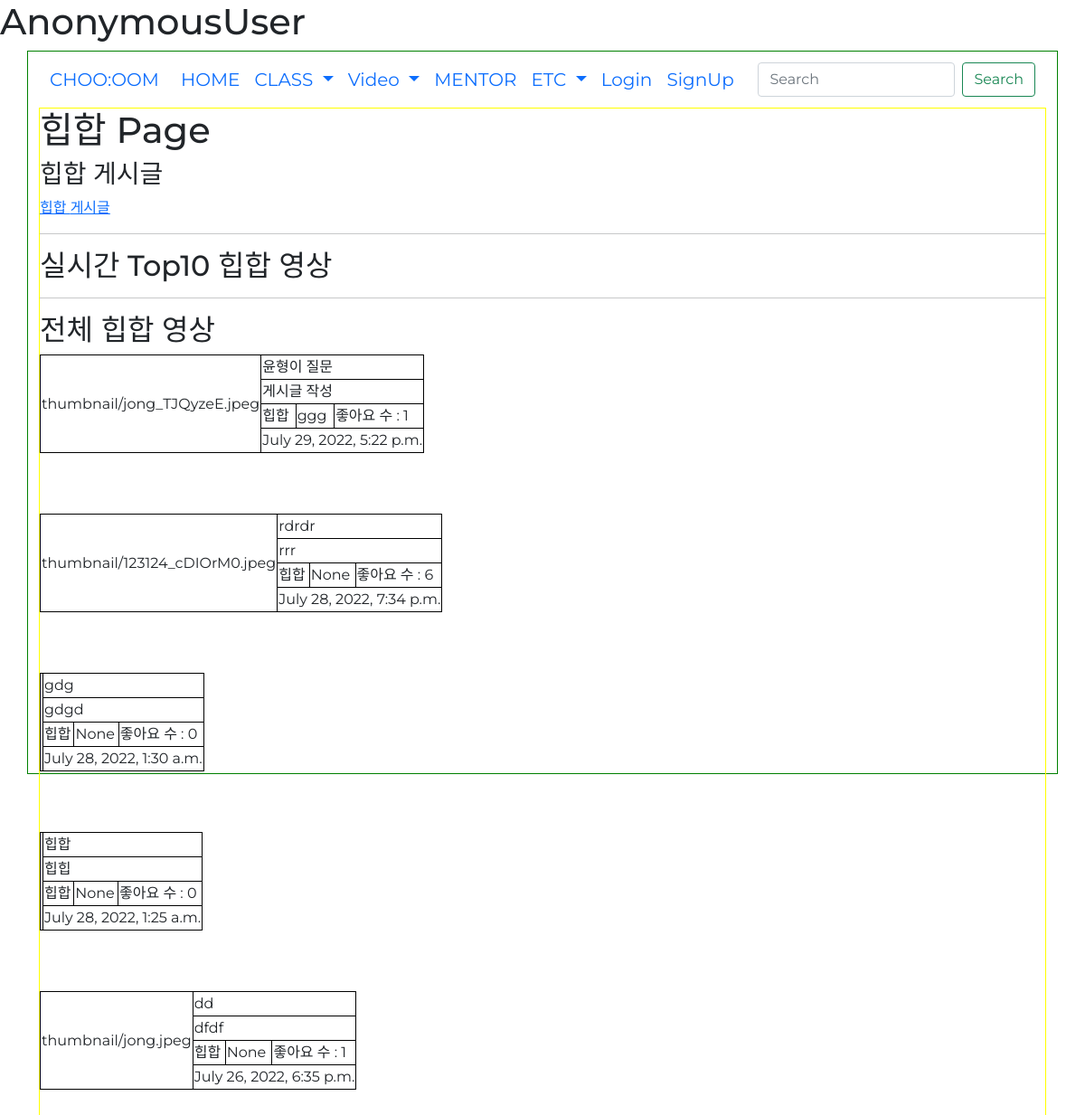
Page /genre?genre_id=1 on the earlier database version.
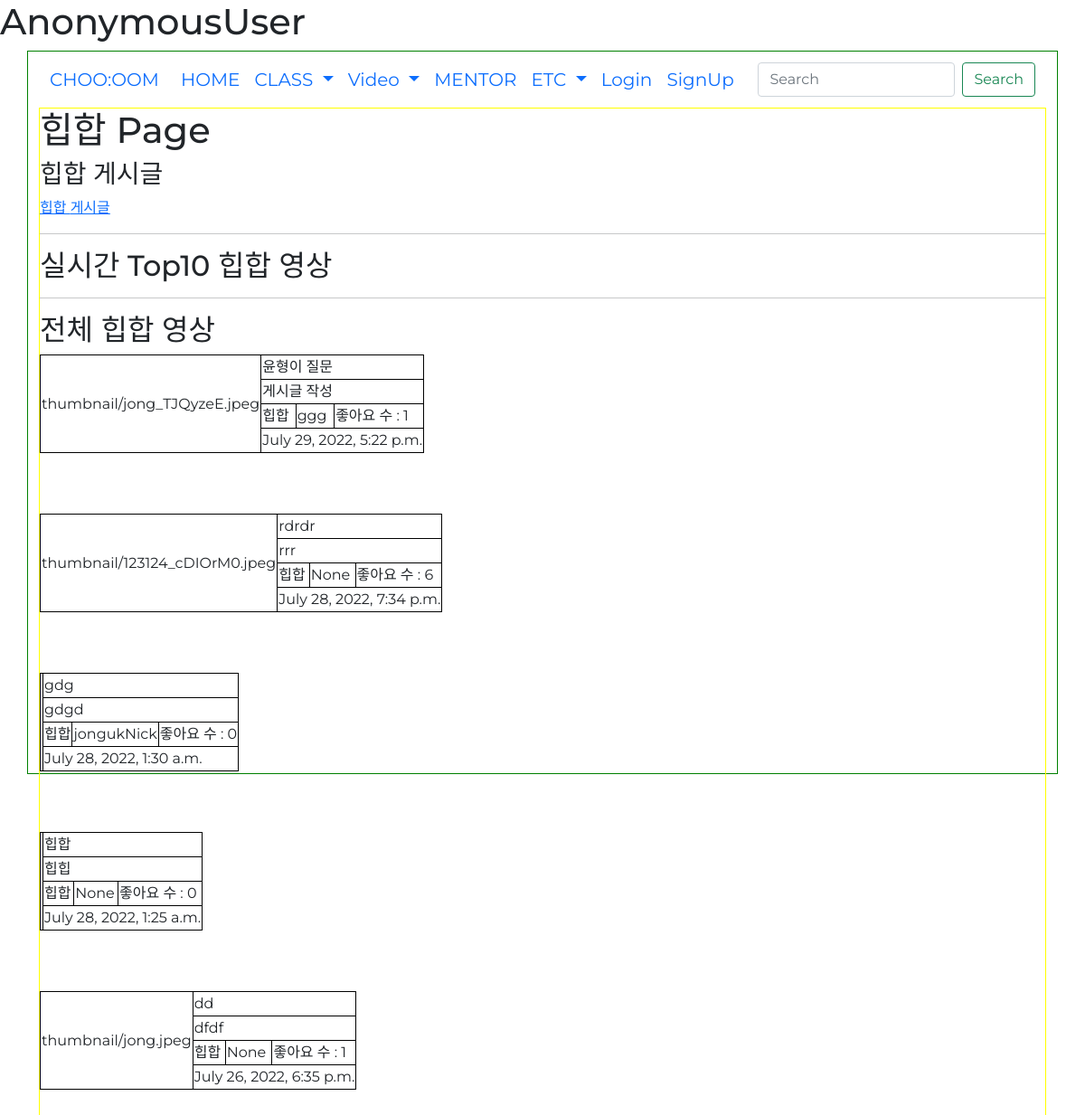
Same page on the later database version.
### danceapp/models.py (models this page shows, shortened)
class Post(models.Model):
    userId = models.ForeignKey(userProfile, on_delete=models.CASCADE) # 회원ID # User 모델의 pk를 가져옴
    title = models.CharField(max_length=200) # 제목
    body = models.TextField() # 게시물 설명
    uploadDate = models.DateTimeField(auto_now_add=True) # 처음 업로드 시간
    updateDate = models.DateTimeField(auto_now=True) # 수정 시간
    photo = models.ImageField(blank=True, null=True, upload_to='thumbnail') # 썸네일 # upload_to : static/blog_photo 로 저장해줘
    video = models.FileField(blank=True, null=True, upload_to='video') # 배포시에는 models.FilePathField()사용
    genreName = models.ForeignKey(Genre, null=True, on_delete=models.CASCADE) # 장르
    likes_user = models.ManyToManyField(userProfile, related_name='likes', blank=True) # 좋아요 누른 사람
    likes_count = models.PositiveIntegerField(default=0) # 좋아요 개수

class Genre(models.Model):
    id = models.AutoField(primary_key=True, null=False) # pk
    name = models.CharField(max_length=20) # 장르 이름

### accounts/models.py (models this page shows, shortened)
class userProfile(AbstractUser):
    nickname = models.CharField(max_length=50, null=True, blank=True) # 실제 이름
    danceSkill = models.CharField(max_length=10 ,null=True, blank=True) # 상 중 하
    phoneNum = models.IntegerField(null=True, blank=True) # 핸드폰 번호
    gender = models.CharField(max_length=10 ,null=True, blank=True) # 성별
    createdAt = models.DateTimeField(auto_now_add=True) # 생성 일자
    birth = models.DateField(null=True, blank=True) # 생년월일
    profilephoto = models.ImageField(blank=True, null=True, upload_to='profilephoto') # 프사

### danceapp/views.py (the view)
# urls.py: path('genre', views.genre_post, name='genre_post'),
def genre_post(request):
    genre_id = request.GET.get('genre_id', None)
    genre = Genre.objects.get(id=int(genre_id))
    posts = Post.objects.filter().order_by('-uploadDate')
    likes_top = Post.objects.filter(genreName=int(genre_id)).order_by('-likes_count')
    comment_form = CommentForm()
    context = {
        'genre':genre,
        'posts':posts,
        'comment_form':comment_form,
    }
    return render(request, 'genre_post.html', context)

### danceapp/forms.py
class CommentForm(forms.ModelForm):
    class Meta:
        model = Comment
        fields = ['comment']
    def __init__(self, *args, **kwargs):
        super(CommentForm, self).__init__(*args, **kwargs)
        self.fields['comment'].widget.attrs = {
            'class': 'form-control',
            'placeholder': "댓글 입력",
            'rows':2
        }

### danceapp/templates/genre_post.html (shortened to what this page needs)
{% extends 'base.html' %}
{% block content %}
{% load static %}
<h1>{{ genre.name }} Page</h1>
<h3>{{ genre.name }} 게시글</h3>
<a href="{% url 'genre_course' %}?genre_id={{genre.id}}">{{ genre.name}} 게시글</a>
<hr>
<h2>실시간 Top10 {{ genre.name }} 영상</h2>
<hr>
<h2>전체 {{ genre.name }} 영상</h2>
<div class="main1">
    {% for post in posts %}
    {% if post.genreName.name == genre.name %}
    <div>
        <table>
            <tr>
                <td rowspan="4">{{ post.photo }}</td>
                <td colspan="3">{{ post.title }}</td>
            </tr>
            <tr>
                <td colspan="3">{{ post.body }}</td>
            </tr>
            <tr>
                <td>{{ post.genreName.name }}</td>
                <td>{{ post.userId.nickname }}</td>
                <td>
                    <form action="{% url 'likes' post.id %}" method="POST">
                        좋아요 수 : {{ post.likes_count }}
                    </form>
                </td>
            </tr>
            <tr>
                <td colspan="3">{{ post.uploadDate }}</td>
            </tr>
        </table>
    </div>
    {% endif %}
    {% endfor %}
</div>
{% endblock %}

Differences in the rows shown:
changed through a linked row, Post "gdg": userId.nickname "None" → "jongukNick"
